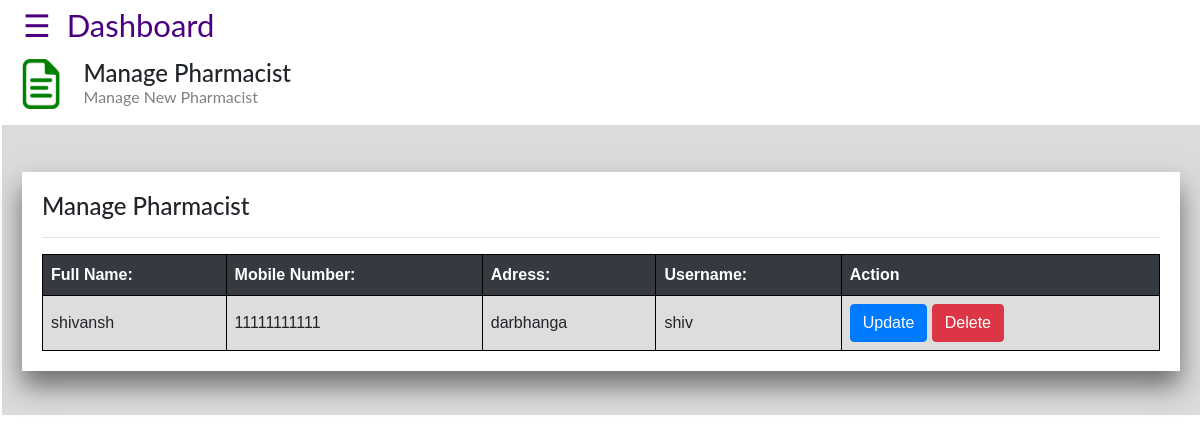
The page /admin/manage_pharmacist.php (signed in) on the database its author committed.
### tables this page shows
CREATE TABLE `pharmacy_users` (
  `id` int(11) NOT NULL,
  `user_name` varchar(255) NOT NULL,
  `password` varchar(255) NOT NULL,
  `name` varchar(255) NOT NULL
);

CREATE TABLE `pharmacist` (
  `id` int(11) NOT NULL,
  `number` varchar(15) NOT NULL,
  `address` text NOT NULL,
  `gender` varchar(10) NOT NULL,
  `user_name` varchar(255) NOT NULL
);

### admin/manage_pharmacist.php (the view, shortened to what this page needs)
<?php
if (isset($_SESSION['id']) && isset($_SESSION['user_name'])) {
?>
<!DOCTYPE html>
<html>
<head>
  <link rel="stylesheet" href="https://maxcdn.bootstrapcdn.com/bootstrap/4.4.1/css/bootstrap.min.css">
    <link rel="stylesheet" href="https://cdnjs.cloudflare.com/ajax/libs/font-awesome/4.7.0/css/font-awesome.min.css">
</head>
<body>
<div id="main">
  <span style="font-size:31px;cursor:pointer;color: indigo;padding-left: 21px;" onclick="openNav()">&#9776;&nbsp;&nbsp;Dashboard</span>
<br>
<div class="container-fluid" style="padding-top: 10px;">
  <div class="row">
    <div class="col-md-4">
        <div class="row">
          <div class="col-md-2">
            <img width="130%" height="76%" src="file.png">
          </div>
          <div class="col-md-10">
              <h4>Manage Pharmacist</h4>
              <p style="color: grey;margin-top: -10px;">Manage New Pharmacist</p>
          </div>
        </div>
    </div>
  </div>
</div>
<div style="background:rgba(215,215,215,0.9);">
<br>
  <br>
    <div style="background: white;margin: 20px;padding: 20px;margin-top: -1px;box-shadow: 0 15px 25px rgba(0,0,0,0.5);">
    <h4>Manage Pharmacist</h4><hr>
<table>
  <tr class="bg-dark text-white">
    <th>Full Name:</th>
    <th>Mobile Number:</th>
    <th>Adress: </th>
    <th>Username:</th>
    <th>Action</th>
  </tr>
<?php
include 'db_conn.php';
  $q="SELECT pharmacy_users.name,pharmacist.number,pharmacist.address,pharmacy_users.user_name FROM pharmacy_users,pharmacist WHERE pharmacy_users.user_name=pharmacist.user_name";
  $query=mysqli_query($conn,$q);
  while ($res=mysqli_fetch_array($query)) {
?>
 <tr>
    <td><?php echo $res['name']; ?></td>
    <td><?php echo $res['number']; ?></td>
    <td><?php echo $res['address']; ?></td>
     <td><?php echo $res['user_name']; ?></td>
    <td> <button type="submit" class="btn btn-primary"><a href="updatephar.php?username=<?php echo $res['user_name']; ?>" class="text-white">Update</a></button>
          <button type="submit" class="btn btn-danger"><a href="deletephar.php?username=<?php echo $res['user_name']; ?>"class="text-white"> Delete</a></button></td>
  </tr>
<?php
  }
?>
</table>
  </div>
<br>
</div>
</div>
</body>
</html>
<?php
}else{
    header("Location:index.php");
    exit();
}
 ?>

### admin/manage_pharmacist.php (style rules this page uses)
body { font-family: "Lato", sans-serif; }
#main { transition: margin-left .5s; padding-left: 2px; padding-top: 2px; }
table { font-family: arial, sans-serif; border-collapse: collapse; width: 100%; }
td, th { border: 1px solid black; text-align: left; padding: 8px; }
tr:nth-child(even) { background-color: #dddddd; }

### rows shown on the page
pharmacy_users: name "shivansh", pharmacist.number "11111111111", pharmacist.address "darbhanga", user_name "shiv"
